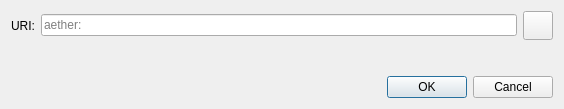
<?xml version="1.0" encoding="UTF-8"?>
<ui version="4.0">
 <class>OpenURIDialog</class>
 <widget class="QDialog" name="OpenURIDialog">
  <property name="geometry">
   <rect>
    <x>0</x>
    <y>0</y>
    <width>564</width>
    <height>109</height>
   </rect>
  </property>
  <property name="windowTitle">
   <string>Open aether URI</string>
  </property>
  <layout class="QVBoxLayout" name="verticalLayout">
   <item>
    <layout class="QHBoxLayout" name="horizontalLayout">
     <item>
      <widget class="QLabel" name="label">
       <property name="text">
        <string>URI:</string>
       </property>
      </widget>
     </item>
     <item>
      <widget class="QValidatedLineEdit" name="uriEdit">
       <property name="placeholderText">
        <string notr="true">aether:</string>
       </property>
      </widget>
     </item>
     <item>
      <widget class="QToolButton" name="pasteButton">
       <property name="toolTip">
        <string extracomment="Tooltip text for button that allows you to paste an address that is in your clipboard.">Paste address from clipboard</string>
       </property>
       <property name="text">
        <string/>
       </property>
       <property name="icon">
        <iconset resource="../aether.qrc">
         <normaloff>:/icons/editpaste</normaloff>:/icons/editpaste
        </iconset>
       </property>
       <property name="iconSize">
        <size>
         <width>22</width>
         <height>22</height>
        </size>
       </property>
      </widget>
     </item>
    </layout>
   </item>
   <item>
    <spacer name="verticalSpacer">
     <property name="orientation">
      <enum>Qt::Vertical</enum>
     </property>
     <property name="sizeHint" stdset="0">
      <size>
       <width>20</width>
       <height>40</height>
      </size>
     </property>
    </spacer>
   </item>
   <item>
    <widget class="QDialogButtonBox" name="buttonBox">
     <property name="orientation">
      <enum>Qt::Horizontal</enum>
     </property>
     <property name="standardButtons">
      <set>QDialogButtonBox::Cancel|QDialogButtonBox::Ok</set>
     </property>
    </widget>
   </item>
  </layout>
 </widget>
 <customwidgets>
  <customwidget>
   <class>QValidatedLineEdit</class>
   <extends>QLineEdit</extends>
   <header>qt/qvalidatedlineedit.h</header>
  </customwidget>
 </customwidgets>
 <resources/>
 <connections>
  <connection>
   <sender>buttonBox</sender>
   <signal>accepted()</signal>
   <receiver>OpenURIDialog</receiver>
   <slot>accept()</slot>
   <hints>
    <hint type="sourcelabel">
     <x>248</x>
     <y>254</y>
    </hint>
    <hint type="destinationlabel">
     <x>157</x>
     <y>274</y>
    </hint>
   </hints>
  </connection>
  <connection>
   <sender>buttonBox</sender>
   <signal>rejected()</signal>
   <receiver>OpenURIDialog</receiver>
   <slot>reject()</slot>
   <hints>
    <hint type="sourcelabel">
     <x>316</x>
     <y>260</y>
    </hint>
    <hint type="destinationlabel">
     <x>286</x>
     <y>274</y>
    </hint>
   </hints>
  </connection>
 </connections>
</ui>
